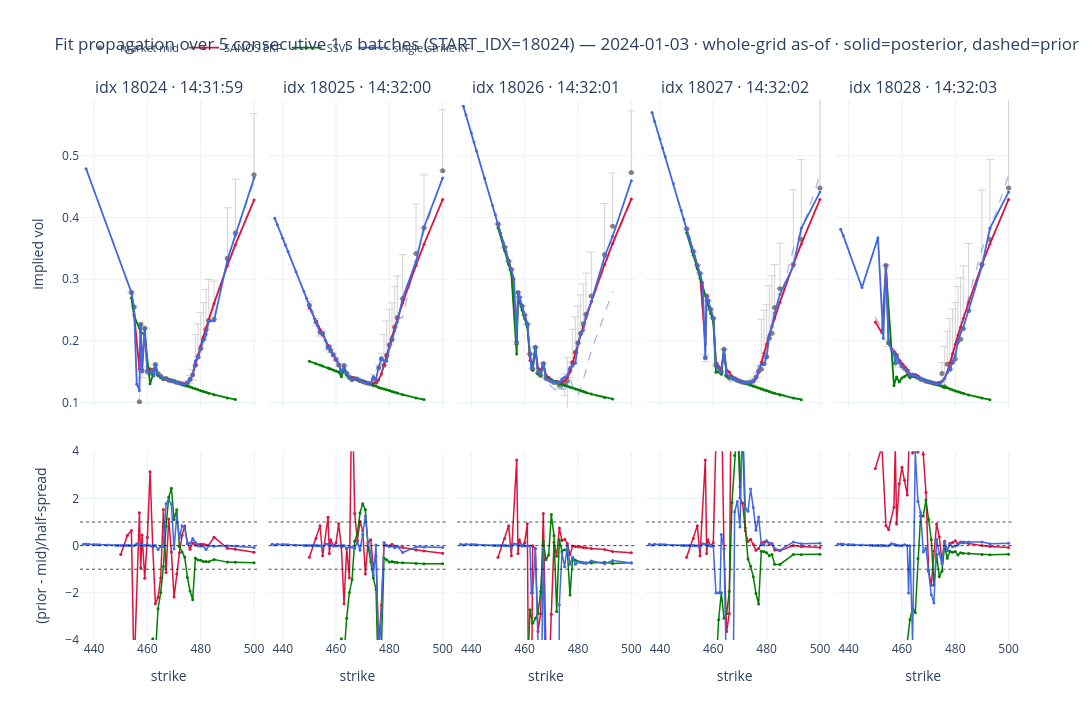

Notebook source saved alongside this figure:
### Markdown cell above
## FIT Propagation

### Code cell
# ── Three-model fit propagation: N_BATCH consecutive 1 s snapshots from START_IDX ──
# Each column is one 1 s batch; columns step forward in time so you can watch the fits
# absorb each new second of quotes. Every model is shown on the WHOLE strike grid (an
# as-of carry-forward: the latest estimate per strike up to that second), not only the
# strikes quoted in that exact batch — and all 5 columns share the same x/y ranges so
# the smiles are directly comparable.
#   Row 1 = implied-vol smile ("the fit"): market mid (grey, with bid/ask band) +
#           each model's POSTERIOR (solid) and, when SHOW_PRIOR, its one-step-ahead
#           PRIOR (dashed, the held-out prediction made BEFORE this batch's quotes).
#   Row 2 = held-out pricing error in spread units: (prior_call - mid)/half_spread,
#           i.e. the exact per-strike held-out NSE contribution (|.| averaged = ho_nse).
import plotly.graph_objects as go
from plotly.subplots import make_subplots
from scipy.optimize import brentq

START_IDX = 18024  # first 1 s batch to display (index into the shared timeline)
N_BATCH = 5  # number of consecutive batches (columns)
SHOW_PRIOR = True  # overlay each model's held-out prior (dashed) next to its posterior

# three models: (eval_tables key, legend label, colour)
MODELS = [
    ("SANOS KF (no smoothing)", "SANOS EKF", "crimson"),
    (SPLINE_NAME, "SSVI", "green"),
    (SINGLE_NAME, "single-strike KF", "royalblue"),
]

# shared timeline = batches present in all three models; market obs taken from MODELS[0]
ts_common = sorted(set.intersection(*[set(eval_tables[k]["ts"].unique()) for k, _, _ in MODELS]))
ts_batches = ts_common[START_IDX : START_IDX + N_BATCH]

# ts (epoch-second window) -> time-to-expiry, from the IV-annotated quote frame
_qd = df_quotes.select(["ts_ns", "T"]).to_pandas()
_qd["w"] = _qd["ts_ns"].astype("int64") // int(SANOS_BATCH_S * 1e9)
TTE_BY_WIN = _qd.groupby("w")["T"].last()

# pre-sort each table once so the as-of carry-forward (groupby-last on ts<=ts_pick) is cheap
_SORTED = {k: eval_tables[k].sort_values("ts") for k, _, _ in MODELS}


def asof_grid(key, ts):
    """Whole-grid snapshot: latest row per strike with ts <= ts_pick (carry-forward the
    filter's current estimate even for strikes not quoted in this exact 1 s batch)."""
    sub = _SORTED[key]
    sub = sub[sub["ts"] <= ts]
    return sub.groupby("strike", as_index=False).last() if not sub.empty else sub


def _iv(C, F, K, T):
    """Black-Scholes implied vol of a C/df call price; nan if outside no-arb bounds."""
    if not (F > 0 and T > 0 and np.isfinite(C) and C > 0):
        return np.nan
    lo, hi = um.bs_call_price(F, K, T, 1e-4), um.bs_call_price(F, K, T, 10.0)
    if not (lo < C < hi):
        return np.nan
    try:
        return brentq(lambda s: um.bs_call_price(F, K, T, s) - C, 1e-4, 10.0, xtol=1e-6)
    except Exception:
        return np.nan


_ivvec = lambda C, F, K, T: np.array([_iv(c, F, k, T) for c, k in zip(C, K)])

# common x-range = global union of strikes across the three models (fixed for all columns)
_allK = np.unique(np.concatenate([eval_tables[k]["strike"].to_numpy(float) for k, _, _ in MODELS]))
_pad = 0.02 * (_allK.max() - _allK.min())
X_RANGE = [_allK.min() - _pad, _allK.max() + _pad]

# ── precompute all per-batch snapshots once (also fixes the shared IV y-range) ──
snaps = []  # one dict per column
iv_all = []
for j, ts in enumerate(ts_batches):
    T = float(TTE_BY_WIN.get(ts, np.nan))
    ref = asof_grid(MODELS[0][0], ts)  # market reference grid
    F = float(ref["forward"].iloc[-1]) if not ref.empty else np.nan  # latest forward up to ts
    d = {"ts": ts, "T": T, "F": F, "models": {}}
    if not ref.empty:
        Kk = ref["strike"].to_numpy(float)
        mid, hsp = ref["mid_call"].to_numpy(float), ref["half_spread"].to_numpy(float)
        d["mkt"] = (
            Kk,
            _ivvec(mid, F, Kk, T),
            _ivvec(mid - hsp, F, Kk, T),
            _ivvec(mid + hsp, F, Kk, T),
        )
        iv_all.append(d["mkt"][1])
    for key, label, color in MODELS:
        g = asof_grid(key, ts)
        if g.empty:
            continue
        Ks = g["strike"].to_numpy(float)
        midm, hsm = g["mid_call"].to_numpy(float), g["half_spread"].to_numpy(float)
        post, prior = g["post_call"].to_numpy(float), g["prior_call"].to_numpy(float)
        iv_post = _ivvec(post, F, Ks, T)
        iv_prior = _ivvec(prior, F, Ks, T) if SHOW_PRIOR else None
        err = (prior - midm) / np.where(hsm > 0, hsm, np.nan)
        d["models"][label] = dict(K=Ks, iv_post=iv_post, iv_prior=iv_prior, err=err, color=color)
        iv_all.append(iv_post)
    snaps.append(d)

_iv_flat = np.concatenate([v[np.isfinite(v)] for v in iv_all]) if iv_all else np.array([0.0, 1.0])
IV_RANGE = [max(0.0, _iv_flat.min() - 0.01), _iv_flat.max() + 0.01]

# ── plot ──
_to_et = lambda ts: (
    pd.to_datetime(ts * int(SANOS_BATCH_S * 1e9))
    .tz_localize("UTC")
    .tz_convert("US/Eastern")
    .strftime("%H:%M:%S")
)
col_titles = [f"idx {START_IDX + j} · {_to_et(s['ts'])}" for j, s in enumerate(snaps)]
fig = make_subplots(
    rows=2,
    cols=N_BATCH,
    shared_xaxes=True,
    shared_yaxes=True,
    row_heights=[0.62, 0.38],
    vertical_spacing=0.08,
    horizontal_spacing=0.012,
    column_titles=col_titles,
)

for j, d in enumerate(snaps):
    first = j == 0  # legend entries only once
    if "mkt" in d:  # market mid IV + bid/ask band
        Kk, ivm, ivlo, ivhi = d["mkt"]
        fig.add_trace(
            go.Scatter(
                x=Kk,
                y=ivm,
                mode="markers",
                marker=dict(size=5, color="grey"),
                error_y=dict(
                    type="data",
                    symmetric=False,
                    array=ivhi - ivm,
                    arrayminus=ivm - ivlo,
                    color="lightgrey",
                    thickness=1,
                ),
                name="market mid",
                legendgroup="market",
                showlegend=first,
            ),
            row=1,
            col=j + 1,
        )
    for label, m in d["models"].items():
        fig.add_trace(
            go.Scatter(
                x=m["K"],
                y=m["iv_post"],
                mode="lines+markers",
                line=dict(width=1.8, color=m["color"]),
                marker=dict(size=3, color=m["color"]),
                connectgaps=True,  # bridge strikes with no IV (arb-violating price)
                name=label,
                legendgroup=label,
                showlegend=first,
            ),
            row=1,
            col=j + 1,
        )
        if SHOW_PRIOR and m["iv_prior"] is not None:
            fig.add_trace(
                go.Scatter(
                    x=m["K"],
                    y=m["iv_prior"],
                    mode="lines",
                    line=dict(width=1.2, color=m["color"], dash="dash"),
                    opacity=0.5,
                    connectgaps=True,
                    name=f"{label} (prior)",
                    legendgroup=label,
                    showlegend=False,
                ),
                row=1,
                col=j + 1,
            )
        fig.add_trace(
            go.Scatter(
                x=m["K"],
                y=m["err"],
                mode="lines+markers",
                line=dict(width=1.5, color=m["color"]),
                marker=dict(size=3, color=m["color"]),
                name=label,
                legendgroup=label,
                showlegend=False,
            ),
            row=2,
            col=j + 1,
        )
    for y in (-1, 0, 1):
        fig.add_hline(y=y, line=dict(color="black", width=0.7, dash="dot"), row=2, col=j + 1)

# identical x/y ranges on every column so the 5 figures line up exactly
for c in range(1, N_BATCH + 1):
    fig.update_xaxes(range=X_RANGE, row=1, col=c)
    fig.update_xaxes(range=X_RANGE, title_text="strike", row=2, col=c)
    fig.update_yaxes(range=IV_RANGE, row=1, col=c)
    fig.update_yaxes(range=[-4, 4], row=2, col=c)
fig.update_yaxes(title_text="implied vol", row=1, col=1)
fig.update_yaxes(title_text="(prior - mid)/half-spread", row=2, col=1)
fig.update_layout(
    title=(
        f"Fit propagation over {N_BATCH} consecutive 1 s batches "
        f"(START_IDX={START_IDX}) — {TRADE_DATE} · whole-grid as-of · solid=posterior, dashed=prior"
    ),
    template="plotly_white",
    width=330 * N_BATCH,
    height=720,
    legend=dict(orientation="h", yanchor="bottom", y=1.07, font=dict(size=11)),
)
fig.show()
